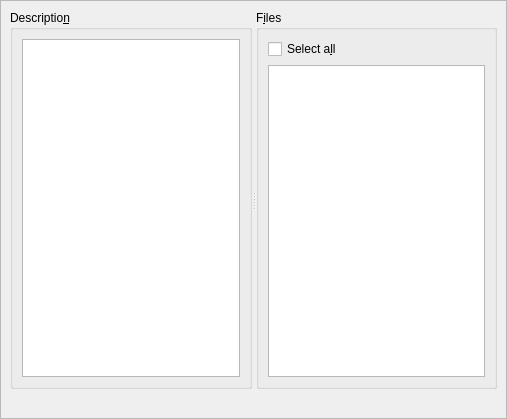
<?xml version="1.0" encoding="UTF-8"?>
<ui version="4.0">
 <class>VcsBase::SubmitEditorWidget</class>
 <widget class="QWidget" name="VcsBase::SubmitEditorWidget">
  <property name="geometry">
   <rect>
    <x>0</x>
    <y>0</y>
    <width>507</width>
    <height>419</height>
   </rect>
  </property>
  <property name="minimumSize">
   <size>
    <width>0</width>
    <height>0</height>
   </size>
  </property>
  <property name="windowTitle">
   <string>Subversion Submit</string>
  </property>
  <layout class="QVBoxLayout" name="verticalLayout_3">
   <property name="spacing">
    <number>0</number>
   </property>
   <property name="leftMargin">
    <number>0</number>
   </property>
   <property name="topMargin">
    <number>0</number>
   </property>
   <property name="rightMargin">
    <number>0</number>
   </property>
   <property name="bottomMargin">
    <number>0</number>
   </property>
   <item>
    <widget class="QScrollArea" name="scrollArea">
     <property name="widgetResizable">
      <bool>true</bool>
     </property>
     <widget class="QWidget" name="scrollAreaWidgetContents">
      <property name="geometry">
       <rect>
        <x>0</x>
        <y>0</y>
        <width>505</width>
        <height>417</height>
       </rect>
      </property>
      <property name="minimumSize">
       <size>
        <width>400</width>
        <height>400</height>
       </size>
      </property>
      <layout class="QVBoxLayout" name="vboxLayout">
       <property name="spacing">
        <number>6</number>
       </property>
       <property name="leftMargin">
        <number>9</number>
       </property>
       <property name="topMargin">
        <number>9</number>
       </property>
       <property name="rightMargin">
        <number>9</number>
       </property>
       <property name="bottomMargin">
        <number>9</number>
       </property>
       <item>
        <widget class="Core::MiniSplitter" name="splitter">
         <property name="sizePolicy">
          <sizepolicy hsizetype="Expanding" vsizetype="Expanding">
           <horstretch>0</horstretch>
           <verstretch>0</verstretch>
          </sizepolicy>
         </property>
         <property name="orientation">
          <enum>Qt::Horizontal</enum>
         </property>
         <widget class="QGroupBox" name="descriptionBox">
          <property name="title">
           <string>Descriptio&amp;n</string>
          </property>
          <property name="flat">
           <bool>true</bool>
          </property>
          <layout class="QVBoxLayout" name="descriptionLayout">
           <item>
            <widget class="Utils::CompletingTextEdit" name="description">
             <property name="acceptRichText">
              <bool>false</bool>
             </property>
            </widget>
           </item>
          </layout>
         </widget>
         <widget class="QGroupBox" name="groupBox">
          <property name="title">
           <string>F&amp;iles</string>
          </property>
          <property name="flat">
           <bool>true</bool>
          </property>
          <layout class="QVBoxLayout" name="verticalLayout_2">
           <item>
            <widget class="QCheckBox" name="checkAllCheckBox">
             <property name="text">
              <string>Select a&amp;ll</string>
             </property>
             <property name="tristate">
              <bool>false</bool>
             </property>
            </widget>
           </item>
           <item>
            <widget class="QTreeView" name="fileView"/>
           </item>
          </layout>
         </widget>
        </widget>
       </item>
       <item>
        <layout class="QHBoxLayout" name="buttonLayout">
         <property name="leftMargin">
          <number>0</number>
         </property>
         <item>
          <spacer name="horizontalSpacer">
           <property name="orientation">
            <enum>Qt::Horizontal</enum>
           </property>
           <property name="sizeHint" stdset="0">
            <size>
             <width>40</width>
             <height>20</height>
            </size>
           </property>
          </spacer>
         </item>
        </layout>
       </item>
      </layout>
     </widget>
    </widget>
   </item>
  </layout>
 </widget>
 <customwidgets>
  <customwidget>
   <class>Utils::CompletingTextEdit</class>
   <extends>QTextEdit</extends>
   <header location="global">utils/completingtextedit.h</header>
  </customwidget>
  <customwidget>
   <class>Core::MiniSplitter</class>
   <extends>QSplitter</extends>
   <header location="global">coreplugin/minisplitter.h</header>
   <container>1</container>
  </customwidget>
 </customwidgets>
 <resources/>
 <connections/>
</ui>
